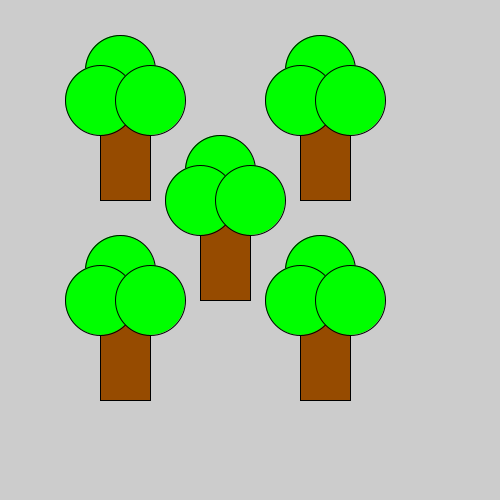
Frame 1 (no input)
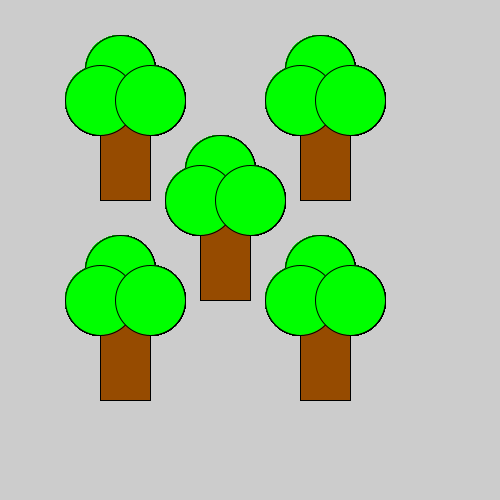
Frame 60 (the mouse pressed at the canvas centre just before this capture)
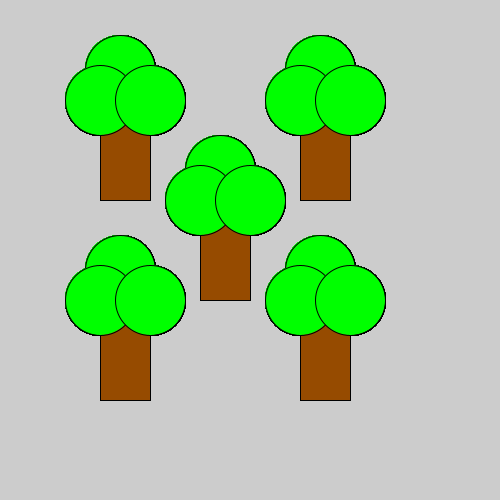
Frame 120 (the mouse held since frame 60 and released just before this capture)

The Processing sketch that drew these frames (run headless with seeded random() and noise(); from frame 60 on, the mouse is pressed at the canvas centre):

// Processing sketch: sketch_9_10
// ── sketch_9_10.pde
//9.9
void setup()
{
  size(500, 500);
}

void draw()
{
  bos();
}

void bos(){
  tekenBoom(100, 100, 120, 70, 100, 100, 150, 100);
  tekenBoom(200, 200, 220, 170, 200, 200, 250, 200);
  tekenBoom(300, 300, 320, 270, 300, 300, 350, 300);
  tekenBoom(300, 100, 320, 70, 300, 100, 350, 100);
  tekenBoom(100, 300, 120, 270, 100, 300, 150, 300);
}

void tekenBoom(int x, int y, int x2, int y2, int x3, int y3, int x4, int y4){
  
  fill(150, 75, 0);
  rect(x, y, 50, 100);
  fill(0, 255, 0);
  ellipse(x2, y2, 70, 70);
  ellipse(x3, y3, 70, 70);
  ellipse(x4, y4, 70, 70);
}
